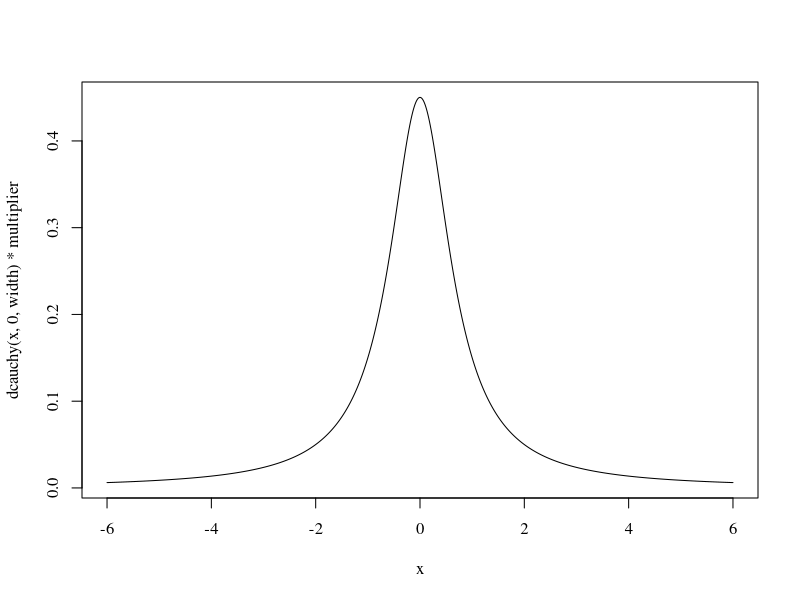
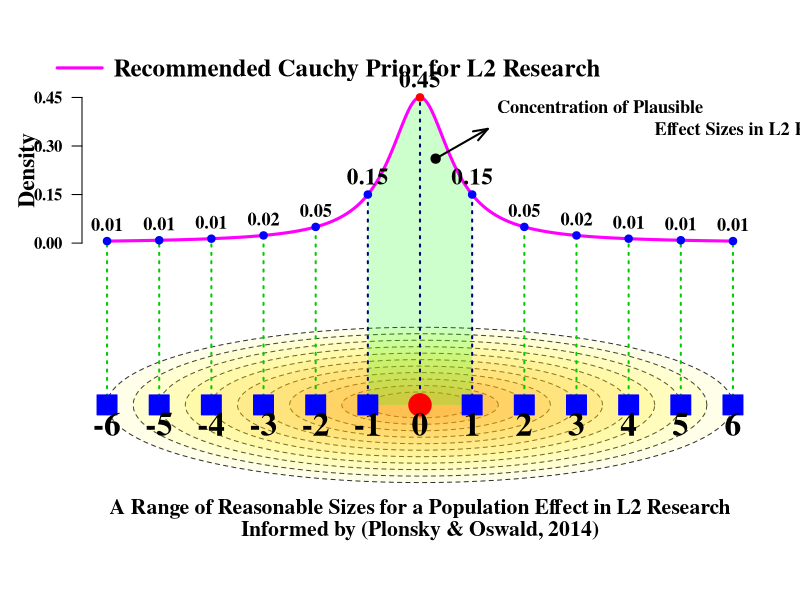

Source code (R) for these figures, in order:
Prior = function(type = "cauchy", half = FALSE, width = sqrt(2)/2){
			
	#INITIAL DATA
	el_x = 0
	el_y = -.5
	n = 11
	multiplier = 1
	el_a = seq(1, 6, length.out = n) #a values of ellipse
  el_b = seq(1/25, 6/25, length.out = n) #b values
			
	graphics.off()
	if(!require(plotrix)) install.packages("plotrix")
	library(plotrix)

    width = if(type== "cauchy" & width=="wide") {
        sqrt(2)/2
    } else if(type== "cauchy" & width=="medium") {
        1/2
    } else if(type== "cauchy" & width=="very wide") {
        1
    } else if(type== "normal" & is.character(width) ){
        stop(message(cat("You must provide a number")))
    } else {
        width
    }    
    
    par(family="serif")
    
    decimal <- function(x, k){        
        if(any(is.character(x))){
            return(x)
        }
		x_decimal = character(0)
		for (x_ind in seq_along(x)){
			if (abs(x[x_ind]) >= 1e+05 || abs(x[x_ind]) <= 1e-05){
				x_decimal[x_ind] = format(x[x_ind], digits = k+1, scientific = TRUE)
			} else {
				x_decimal[x_ind] = format(round(x[x_ind], k), nsmall = k, scientific = FALSE)
			}			
		}
		return(x_decimal)
    }
    
    #Retain only every other 'a' value	
    if (n %%2 !=0){ #When 'n' is odd
        el_a_2 = el_a[seq_along(el_a) %% 2 != 0]
    } else { #When 'n' is even
        el_a_2 = el_a[seq_along(el_a) %% 2 == 0]
    }
    
	#HALF
	if (half == TRUE){
		ff = el_x #The x_value where curve starts
		AA = c(el_x, el_x + el_a_2) #The x-values you need for segments
		AA2 = c(el_x - el_a_2, el_x, el_x + el_a_2) #x_values of points
		pol_ind = c(1,2) #index of x to cover with polygon
		seg_col = c(rep('navy', 3), rep('green3', length(AA) - 3))
		text_cex = c(rep(1.4, 2),
					rep(1.1, length(AA) - 2) )
		curve_points_col = c('red', rep('blue', 6))
		curve_points_bg = c('red', rep('blue', 6))
	} else{
		ff = min(el_x - el_a) #The x_value where curve starts
		AA = c(el_x - el_a_2, el_x, el_x + el_a_2) #The x-values you need for segments
		AA2 = c(el_x - el_a_2, el_x, el_x + el_a_2)
		pol_ind = c(ceiling(n/2), ceiling(n/2)+2)
		seg_col = c(rep('green3', floor(length(AA)-3)/2),
                     rep('navy', 3),
                     rep('green3', length(AA) - 3 - floor(length(AA)-3)/2))
		text_cex = c(rep(1.1, floor(length(AA)-3)/2),
					rep(1.4, 3),
					rep(1.1, length(AA) - 3 - floor(length(AA)-3)/2) )
		curve_points_col = c(rep('blue', 6), 'red', rep('blue', 6))
		curve_points_bg = c(rep('blue', 6), 'red', rep('blue', 6))
	}
	
    #Store curve in a variable for now
    cc = if(type == "cauchy"){
        curve(dcauchy(x, 0, width)*multiplier, ff, max(el_x + el_a), n = 1e4 )
    } else if(type == "normal") {
        curve(dnorm(x, mean = 0, sd = width)*multiplier, ff, max(el_x + el_a), n = 1e4 )
    } else {
        stop(message(cat("You need to define which prior you want to explore; *Normal* or *Cauchy*")))
    }
    
    AA = sort(AA) #To plot lines and points as you want
    
    #Calculate y-values from AA
    BB <- if(type == "cauchy"){
        dcauchy(AA, 0, width) * multiplier  #The y-values you need for segments    
    } else if(type == "normal") {    
        dnorm(AA, mean = 0, sd = width) * multiplier
    } else {
        stop( message( cat("You need to define which prior you want to explore; *Normal* or *Cauchy*")) )
    }
    
    Raise_curve = 0
	
    BB = BB + Raise_curve #Raise BB
    
    plot(1, type = 'n', ann = F,
         xlim = c(min(el_x - el_a), max(el_x + el_a)),
         ylim = c(min(el_y - el_b), max(BB)), axes = FALSE)
    
    axis(side = 2, at = decimal( seq(0, max(BB), len = 4), 2), cex.axis = 1, font.axis = 2, las = 1 )
    
    # mtext("Density", side = 2, font = 2, cex = 1.6, line = 2)    
    draw.ellipse(x = rep(el_x, n), y = rep(el_y, n), 
                 a = el_a, b = el_b, 
                 lty = 2, border = 'gray20', col = heat.colors(13, alpha = .1))
    
	xx = seq(from = AA[pol_ind[1]], to = AA[pol_ind[2]], length.out = 1000)
    
    yy = if(type == "cauchy") {
        dcauchy(xx, 0, width)*multiplier    
    } else {
        dnorm(xx, mean = 0, sd = width)*multiplier
    }
    
    yy = yy + Raise_curve    
    
    polygon(c(AA[pol_ind[1]], xx, AA[pol_ind[2]]), c(el_y, yy, el_y), border = NA, col= adjustcolor('green', alpha.f = .2) )    
    lines(cc$x, cc$y + Raise_curve, lwd = 3, col = "magenta")    
    
    segments(x0 = AA, x1 = AA, y0 = el_y, y1 = BB, lty = 3, lwd = 2, col = seg_col)    
    
    points(AA2, rep(el_y, length(AA2) ), pch = c(rep(22, 6), 21, rep(22, 6)), 
           col = c(rep('blue', 6), 'red', rep('blue', 6)), bg = c(rep('blue', 6), 'red', rep('blue', 6)), 
           cex = 3)
    
    text(seq(-6, 6), rep(el_y - .06, length(AA2) ), -6:6, font = 2, cex = 2)
    
    text(AA, BB, labels = decimal(BB, 2), font = 2, cex = text_cex, col = 1, pos = 3, xpd = T )
    
    points(AA, BB, pch = 21, col = curve_points_col, bg = curve_points_bg, cex = 1)
    
    legend("topleft", ifelse(type == "cauchy" & width == sqrt(2)/2, 
                             "Recommended Cauchy Prior for L2 Research", 
                             ifelse(type == "cauchy" & width == 1, 
                                    "Standard Cauchy Prior", 
                                    ifelse(type == "cauchy" & width != 1 || 
                                               type == "cauchy" & width != sqrt(2)/2 || 
                                               type == "cauchy" & width !="wide",
                                           "Cauchy Prior", 
                                           ifelse(type == "normal" & width ==1, 
                                                  "Standard Normal", "Non-Standard Normal")))),
           lwd = 3, col = "magenta", bty = 'n', text.font = 2, cex = 1.5, inset = -.07, 
           xpd = T, x.intersp = .5, y.intersp = 0)
    
    arrows( .3, (BB[7]+BB[8])/2.3, 1.3, (BB[7]+BB[8])/1.7, code = 2, length = .15, angle = 20, lwd = 2 )
    
    points( .3, (BB[7]+BB[8])/2.3, pch = 21, bg = 1, cex = 1.1, lwd = 2 )    
    
    text( 3.45, (BB[7]+BB[8])/1.55, "Concentration of Plausible
								Effect Sizes in L2 Research", cex = 1.1, font = 2, xpd = T )
    
    text(-7.5, max(BB)/2, bquote(bold(Density)), cex = 1.4, srt = 90, xpd = T )
    mtext(side = 1, "A Range of Reasonable Sizes for a Population Effect in L2 Research", cex = 1.3, font = 2)
    mtext(side = 1, "Informed by (Plonsky & Oswald, 2014)", cex = 1.3, font = 2, line = 1.1)
}
# Example of use:
Prior(type = "cauchy", width = sqrt(2)/2, half = FALSE)